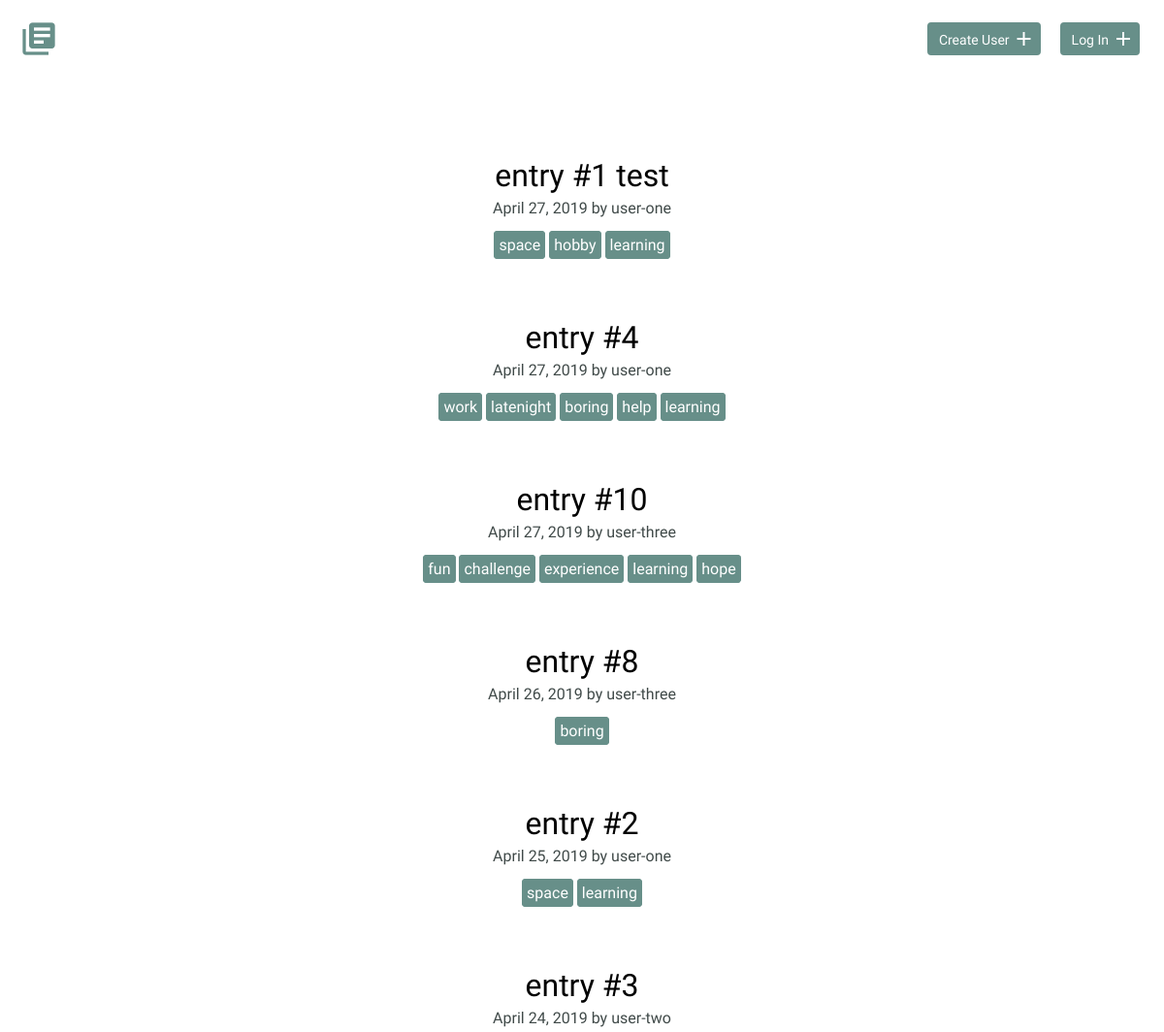
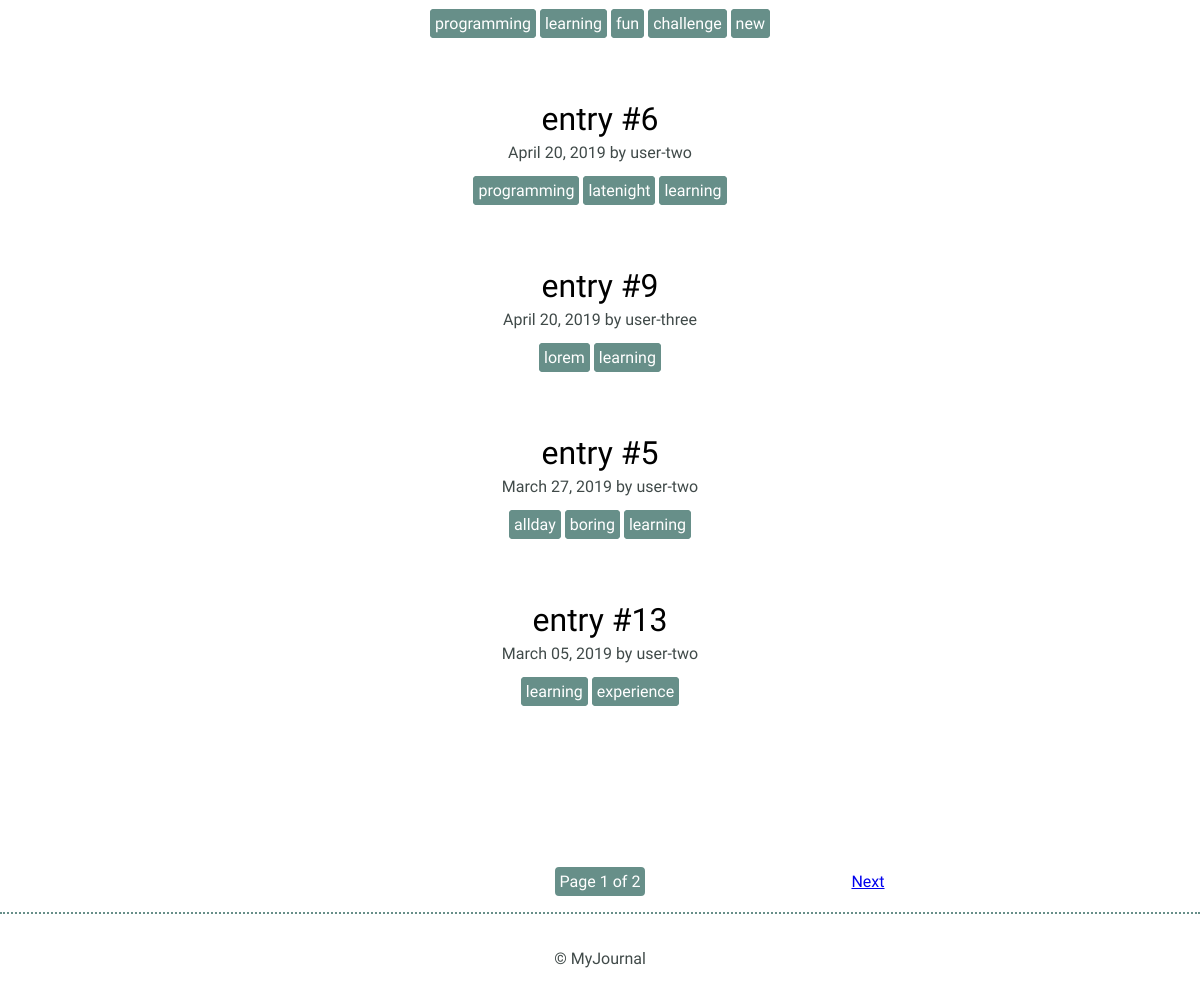
The page / on the database its author committed (2 pictures, top to bottom).
### models.py (models this page shows, shortened)
class User(UserMixin, Model):
    username = CharField(unique=True, max_length=30)
    password = CharField()
    class Meta:
        database = DATABASE

class Entry(Model):
    user = ForeignKeyField(User, related_name='entries')
    title = CharField(unique=True)
    slug = CharField(unique=True)
    date = DateField()
    time_spent = IntegerField()
    what_you_learned = TextField()
    resource_to_remember = TextField()
    class Meta:
        database = DATABASE

class Tag(Model):
    entry = ForeignKeyField(Entry, related_name='tags')
    tag = CharField()
    class Meta:
        database = DATABASE

### app.py (the view)
@app.route('/')
def index():
    make_pages()
    entries = (models.Entry.select()
               .order_by(-models.Entry.date))
    data = models.get_data(query=entries, slug=None)
    return render_template('index.html.j2', data=data, url='index')

### app.py (called while the page is built)
def make_pages(query=None):
    g.page = 1
    if query:
        g.max_page = ceil(query.count(None) / 10)
    else:
        g.max_page = ceil(models.Entry.select().count(None) / 10)
    if g.max_page == 0:
        g.max_page = 1
    if request.args.get('page'):
        page = int(request.args.get('page'))
        if page < 1:
            page = 1
        if page > g.max_page:
            page = g.max_page
        g.page = page
    else:
        g.page = 1

@app.before_request
def before_requets():
    g.db = models.DATABASE
    g.db.connect()

@app.after_request
def after_request(response):
    g.db.close()
    return response

### models.py (called while the page is built)
def get_data(query=None, slug=None):
    data = list()
    if not slug:
        page_query = query.paginate(g.page, 10)
        for entry in page_query:
            tag = (Tag.select().join(Entry).where(
                Entry.id == entry.id))
            username = User.get(id=entry.user).username
            data.append((entry, tag, username))
    else:
        entry = Entry.get(Entry.slug == slug)
        tag = (Tag.select().join(Entry).where(
            Entry.id == entry.id))
        username = User.get(id=entry.user).username
        data.append((entry, tag, username))
    return data

### templates/index.html.j2 (shortened to what this page needs)
{% extends 'layout.html.j2'%}
{% block content %}
    {% for entry in data %}
        <article>
            <h2>
                <a href="{{ url_for('detail', slug=entry[0].slug) }}">{{ entry[0].title }}</a>
            </h2>
            <time datetime="{{ entry[0].date.strftime('%Y-%d-%m') }}">
                {{ entry[0].date.strftime('%B %d, %Y') }} by {{ entry[2] }}
            </time>
            {% for tag in entry[1] %}
                <a href="{{ url_for('tag', tag=tag.tag) }}" class="tag">{{ tag.tag }}</a>
            {% endfor %}
        </article>
    {% endfor %}
{% endblock %}
{% block bottom %}
    <div class="paginate">
            <span class="page" class="item">Page {{ g.page }} of {{ g.max_page }}</span>
        {% if g.page|int < g.max_page|int and g.page|int != g.max_page|int %}
            <a href="{{ url_for(url, page=g.page+1, tag=tag) }}" class="item" style="text-align: center;">Next</a>
        {% else %}
            <a href="" class="item"></a>
        {% endif %}
    </div>
{% endblock %}

### static/css/site.css (style rules this page uses)
body { font-size: 16px; color: #404a49; font-family: 'Cousine', serif; font-weight: 400; }
h1, h2, h3 { margin: 0; font-weight: 400; line-height: 1em; color: #000; }
h2 { font-size: 32px; }
h2 a { text-decoration: none; color: #000; }
.entry-list article { margin-bottom: 70px; text-align: center; }
.entry-list article:last-child { margin-bottom: 0; }
.entry-list article h2 { margin-bottom: 8px; }
.page { margin: 0 auto; display: table; text-align: center; outline: 0; background: #678f89; border: 5px solid #678f89; color: white; border-radius: 4px; }
.paginate { display: flex; justify-content: center; max-width: 800px; margin: 0 auto; padding: 1rem 0; align-items: center; }
.item { width: 33%; text-align: center; }
.tag { text-align: center; outline: 0; background: #678f89; border: 5px solid #678f89; color: white; border-radius: 4px; text-decoration: none; margin-top: 50px; }

### rows shown on the page
User: title "entry #1 test", date "April 27, 2019", username "user-one", title "entry #4", title "entry #2", date "April 25, 2019"
Tag: tag "space"
Tag: tag "hobby"
Tag: tag "learning"
Tag: tag "work"
Tag: tag "latenight"
Tag: tag "boring"
Tag: tag "help"
Tag: tag "learning"
User: title "entry #10", date "April 27, 2019", username "user-three", title "entry #8", date "April 26, 2019", title "entry #9", date "April 20, 2019"
Tag: tag "fun"
Tag: tag "challenge"
Tag: tag "experience"
Tag: tag "learning"
Tag: tag "hope"
Tag: tag "boring"
Tag: tag "space"
Tag: tag "learning"
User: title "entry #3", date "April 24, 2019", username "user-two", title "entry #6", date "April 20, 2019", title "entry #5", date "March 27, 2019", title "entry #13", date "March 05, 2019"
Tag: tag "programming"
Tag: tag "learning"
Tag: tag "fun"
Tag: tag "challenge"
Tag: tag "new"
Tag: tag "programming"
Tag: tag "latenight"
Tag: tag "learning"
Tag: tag "lorem"
Tag: tag "learning"
Tag: tag "allday"
Tag: tag "boring"
Tag: tag "learning"
Tag: tag "learning"
Tag: tag "experience"

### other values the page prints
{{ g.page }} "1"
{{ g.max_page }} "2"
